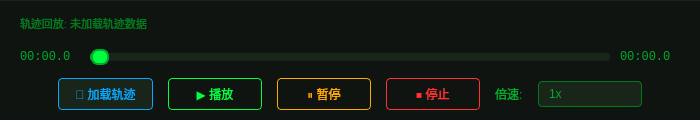
<?xml version="1.0" encoding="UTF-8"?>
<ui version="4.0">
 <class>TrackControlPanel</class>
 <widget class="QWidget" name="TrackControlPanel">
  <property name="geometry">
   <rect>
    <x>0</x>
    <y>0</y>
    <width>700</width>
    <height>120</height>
   </rect>
  </property>
  <property name="minimumSize">
   <size>
    <width>0</width>
    <height>120</height>
   </size>
  </property>
  <property name="maximumSize">
   <size>
    <width>16777215</width>
    <height>120</height>
   </size>
  </property>
  <property name="styleSheet">
   <string>
    QWidget#TrackControlPanel {
     background-color: #0F1410;
     border-top: 1px solid #1A251A;
    }
    QLabel {
     color: #00AA2A;
     font-size: 12px;
    }
    QLabel#timeLabel, QLabel#durationLabel {
     font-family: Consolas, Monaco, monospace;
     min-width: 60px;
    }
    QLabel#trackInfoLabel {
     color: #007A1E;
     font-size: 11px;
    }
    QPushButton {
     background-color: #1A251A;
     border: 1px solid #007A1E;
     border-radius: 4px;
     color: #00AA2A;
     padding: 6px 16px;
     min-width: 60px;
     font-size: 12px;
    }
    QPushButton:hover {
     background-color: #243024;
     border-color: #00AA2A;
     color: #00FF41;
    }
    QPushButton:pressed {
     background-color: #00AA2A;
     color: #0A0F0A;
    }
    QPushButton:disabled {
     background-color: #0F1410;
     border-color: #1A251A;
     color: #4A5A4A;
    }
    QPushButton#playButton {
     border-color: #00FF41;
     color: #00FF41;
    }
    QPushButton#pauseButton {
     border-color: #FFAA00;
     color: #FFAA00;
    }
    QPushButton#stopButton {
     border-color: #FF3333;
     color: #FF3333;
    }
    QPushButton#loadButton {
     border-color: #00AAFF;
     color: #00AAFF;
    }
    QSlider#progressSlider {
     min-height: 20px;
    }
    QSlider#progressSlider::groove:horizontal {
     border: 1px solid #1A251A;
     height: 6px;
     background: #0A0F0A;
     border-radius: 3px;
    }
    QSlider#progressSlider::sub-page:horizontal {
     background: #00AA2A;
     border-radius: 3px;
    }
    QSlider#progressSlider::add-page:horizontal {
     background: #1A251A;
     border-radius: 3px;
    }
    QSlider#progressSlider::handle:horizontal {
     background: #00FF41;
     border: 2px solid #00AA2A;
     width: 14px;
     margin: -5px 0;
     border-radius: 7px;
    }
    QSlider#progressSlider::handle:horizontal:hover {
     background: #00FF41;
     border-color: #00FF41;
    }
    QComboBox#speedComboBox {
     background-color: #1A251A;
     border: 1px solid #007A1E;
     border-radius: 4px;
     color: #00AA2A;
     padding: 4px 10px;
     min-width: 60px;
     font-size: 12px;
    }
    QComboBox#speedComboBox:hover, QComboBox#speedComboBox:focus {
     border-color: #00AA2A;
     color: #00FF41;
    }
    QComboBox#speedComboBox::drop-down {
     border: none;
     width: 20px;
    }
    QComboBox#speedComboBox QAbstractItemView {
     background-color: #1A251A;
     border: 1px solid #007A1E;
     color: #00AA2A;
     selection-background-color: #007A1E;
     selection-color: #00FF41;
    }
   </string>
  </property>
  <layout class="QVBoxLayout" name="mainLayout">
   <property name="spacing">
    <number>8</number>
   </property>
   <property name="leftMargin">
    <number>20</number>
   </property>
   <property name="topMargin">
    <number>10</number>
   </property>
   <property name="rightMargin">
    <number>20</number>
   </property>
   <property name="bottomMargin">
    <number>10</number>
   </property>
   <item>
    <layout class="QHBoxLayout" name="infoLayout">
     <property name="spacing">
      <number>10</number>
     </property>
     <item>
      <widget class="QLabel" name="trackInfoLabel">
       <property name="text">
        <string>轨迹回放: 未加载轨迹数据</string>
       </property>
      </widget>
     </item>
     <item>
      <spacer name="infoSpacer">
       <property name="orientation">
        <enum>Qt::Horizontal</enum>
       </property>
       <property name="sizeHint" stdset="0">
        <size>
         <width>40</width>
         <height>20</height>
        </size>
       </property>
      </spacer>
     </item>
    </layout>
   </item>
   <item>
    <layout class="QHBoxLayout" name="progressLayout">
     <property name="spacing">
      <number>10</number>
     </property>
     <item>
      <widget class="QLabel" name="timeLabel">
       <property name="text">
        <string>00:00.0</string>
       </property>
      </widget>
     </item>
     <item>
      <widget class="QSlider" name="progressSlider">
       <property name="orientation">
        <enum>Qt::Horizontal</enum>
       </property>
       <property name="tickPosition">
        <enum>QSlider::NoTicks</enum>
       </property>
      </widget>
     </item>
     <item>
      <widget class="QLabel" name="durationLabel">
       <property name="text">
        <string>00:00.0</string>
       </property>
      </widget>
     </item>
    </layout>
   </item>
   <item>
    <layout class="QHBoxLayout" name="controlLayout">
     <property name="spacing">
      <number>15</number>
     </property>
     <item>
      <spacer name="leftSpacer">
       <property name="orientation">
        <enum>Qt::Horizontal</enum>
       </property>
       <property name="sizeHint" stdset="0">
        <size>
         <width>20</width>
         <height>20</height>
        </size>
       </property>
      </spacer>
     </item>
     <item>
      <widget class="QPushButton" name="loadButton">
       <property name="text">
        <string>📂 加载轨迹</string>
       </property>
      </widget>
     </item>
     <item>
      <widget class="QPushButton" name="playButton">
       <property name="text">
        <string>▶ 播放</string>
       </property>
       <property name="enabled">
        <bool>false</bool>
       </property>
      </widget>
     </item>
     <item>
      <widget class="QPushButton" name="pauseButton">
       <property name="text">
        <string>⏸ 暂停</string>
       </property>
       <property name="enabled">
        <bool>false</bool>
       </property>
      </widget>
     </item>
     <item>
      <widget class="QPushButton" name="stopButton">
       <property name="text">
        <string>⏹ 停止</string>
       </property>
       <property name="enabled">
        <bool>false</bool>
       </property>
      </widget>
     </item>
     <item>
      <widget class="QLabel" name="speedLabel">
       <property name="text">
        <string>倍速:</string>
       </property>
      </widget>
     </item>
     <item>
      <widget class="QComboBox" name="speedComboBox">
       <property name="enabled">
        <bool>false</bool>
       </property>
       <item>
        <property name="text">
         <string>1x</string>
        </property>
       </item>
       <item>
        <property name="text">
         <string>2x</string>
        </property>
       </item>
       <item>
        <property name="text">
         <string>4x</string>
        </property>
       </item>
      </widget>
     </item>
     <item>
      <spacer name="rightSpacer">
       <property name="orientation">
        <enum>Qt::Horizontal</enum>
       </property>
       <property name="sizeHint" stdset="0">
        <size>
         <width>20</width>
         <height>20</height>
        </size>
       </property>
      </spacer>
     </item>
    </layout>
   </item>
  </layout>
 </widget>
 <resources/>
 <connections/>
</ui>
